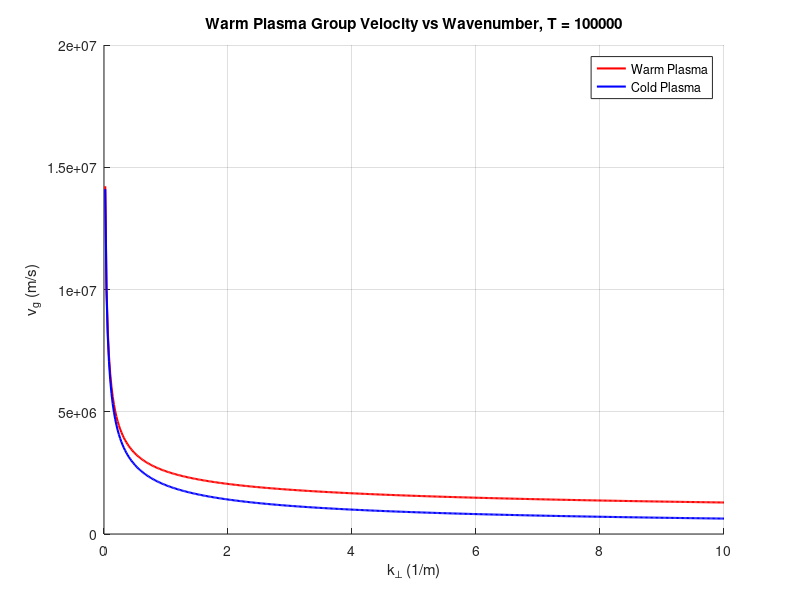
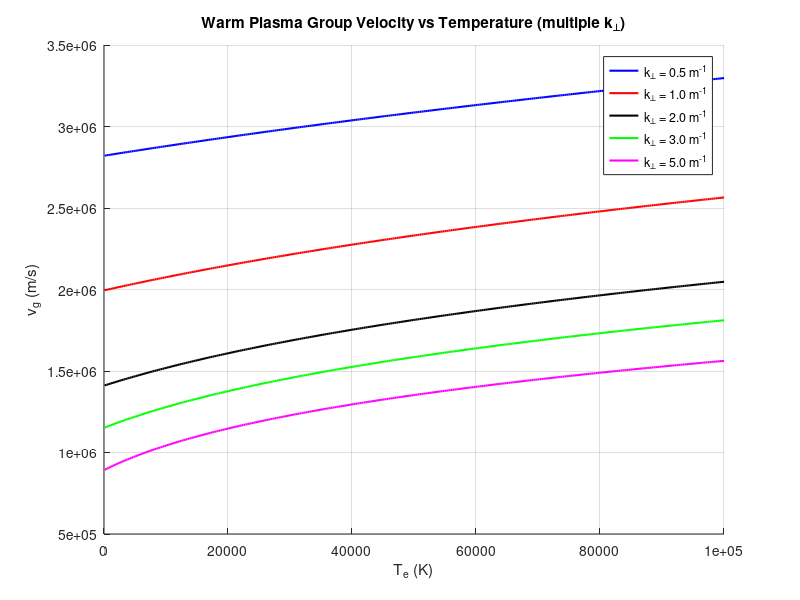
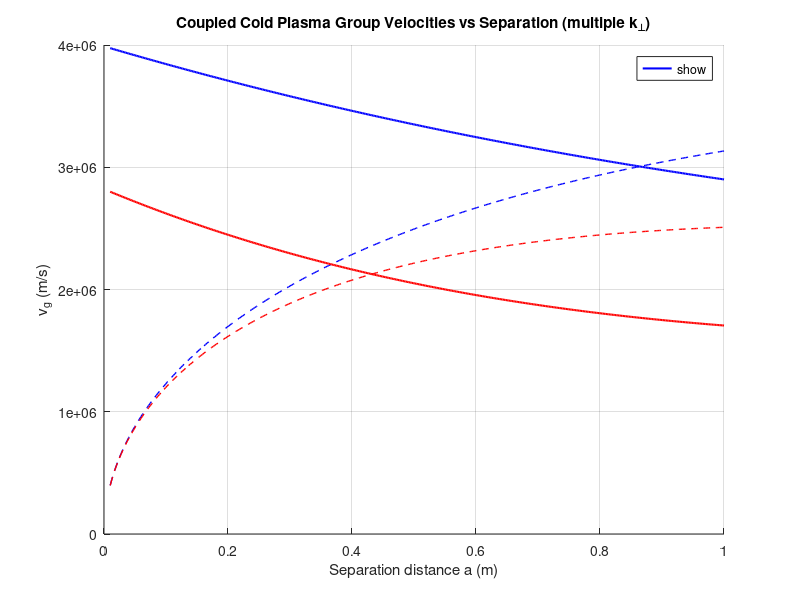
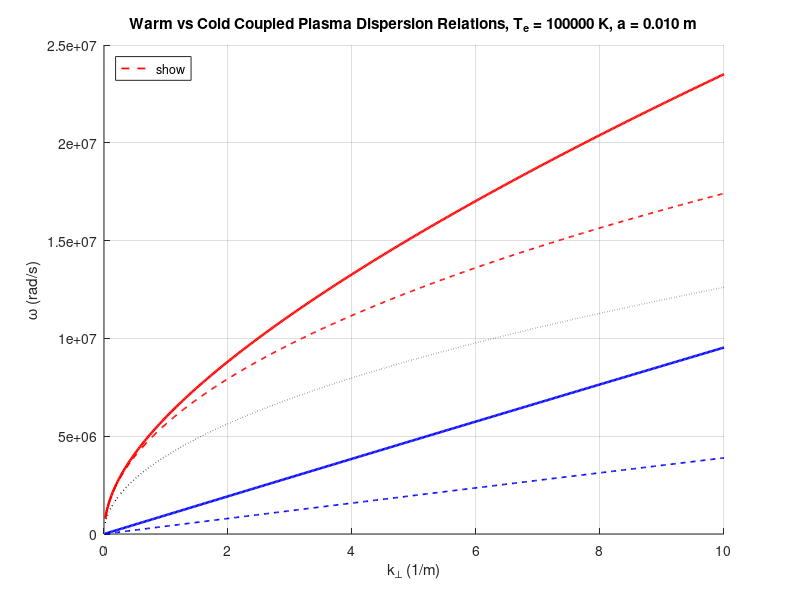

These charts were generated, in order, by the following MATLAB code:
%Michael Kuang
%2D Plasma Oscillations
%Dispersion relations
% -------------------------------------------------------------------------
clear; clc; close all;

%%Constants & Parameters
e    = 1.60217663e-19; %electron charge
m_e  = 9.1093837e-31; %electron mass
eps0 = 8.85419e-12;  %permitivity of free space constant    
k_B  = 1.380649e-23; %boltzmann constant
n_o = 1e10;  %Background number density 
T_e = 100000;  %Electron temperature 
n_1 = 10; %preturbed number densitry 
a = 0.01; %seperation distance of plates in meters
omega_pdep_sq = (n_o * e^2) / (m_e * eps0);


%% Dispersion Relation
%Cold Dispersion Relations 
k_perp   = linspace(0.02, 10, 500);
omega_cold = @(k_perp) sqrt((omega_pdep_sq/2) * k_perp);
omega_cold_coupled_1 = @(k_perp) sqrt(((omega_pdep_sq/2) * k_perp)*(1+exp(-k_perp*a)));
omega_cold_coupled_2 = @(k_perp) sqrt(((omega_pdep_sq/2) * k_perp)*(1-exp(-k_perp*a)));
for i = 1:length(k_perp)
    omega_cold_values(i) = omega_cold(k_perp(i));
    omega_cold_coupled_values_1(i) = omega_cold_coupled_1(k_perp(i));
    omega_cold_coupled_values_2(i) = omega_cold_coupled_2(k_perp(i));
    
end

%Warm Dispersion Relations
A = omega_pdep_sq / 2;   
B = (3 * omega_pdep_sq * k_B * T_e) / (2 * m_e); 
disc = (A .* k_perp).^2 + 4 .* B .* k_perp.^3;  
omega_sq = (A .* k_perp + sqrt(disc)) / 2;         
omega_warm = sqrt(omega_sq);

%% Group Velocity
% --- Figure 3: Group velocity vs wavenumber (warm plasma) ---
d_omega_sq_dk = (A + (A^2 .* k_perp + 6.*B.*k_perp.^2) ./ sqrt(disc)) / 2;
vg_warm = d_omega_sq_dk ./ (2 .* omega_warm);
vg_cold = 0.5 *(sqrt(omega_pdep_sq/2)) .* (1./(sqrt(k_perp)));

figure;
hold on
plot(k_perp, vg_warm, 'r-', 'LineWidth', 1.5);
plot(k_perp, vg_cold, 'b-', 'LineWidth', 1.5);
title('Warm Plasma Group Velocity vs Wavenumber, T = 100000');
xlabel('k_{\perp} (1/m)');
ylabel('v_g (m/s)');
legend('Warm Plasma', 'Cold Plasma');
grid on;
hold off;

% --- Figure 4: Group velocity vs Temperature (multiple k_perp) ---
T_range   = linspace(100, 1e5, 300);
k_array   = [0.5, 1.0, 2.0, 3.0, 5.0];
colors_T  = {'b-','r-','k-','g-','m-'};

figure;
hold on;
for ki = 1:length(k_array)
    k_fixed  = k_array(ki);
    vg_vs_T  = zeros(size(T_range));
    for j = 1:length(T_range)
        B_j        = (3 * omega_pdep_sq * k_B * T_range(j)) / (2 * m_e);
        disc_j     = (A * k_fixed)^2 + 4 * B_j * k_fixed^3;
        omega_j    = sqrt((A * k_fixed + sqrt(disc_j)) / 2);
        d_osq_j    = (A + (A^2 * k_fixed + 6*B_j*k_fixed^2) / sqrt(disc_j)) / 2;
        vg_vs_T(j) = d_osq_j / (2 * omega_j);
    end
    plot(T_range, vg_vs_T, colors_T{ki}, 'LineWidth', 1.5, ...
        'DisplayName', sprintf('k_\\perp = %.1f m^{-1}', k_fixed));
end
title('Warm Plasma Group Velocity vs Temperature (multiple k_{\perp})');
xlabel('T_e (K)');
ylabel('v_g (m/s)');
legend('show');
grid on;
hold off;

% --- Figure 5: Group velocity vs separation distance a (multiple k_perp) ---
a_range   = linspace(0.01, 1, 400);
k_array2  = [0.5, 1.0];
colors_p  = {'b-','r-'};

figure;
hold on;
for ki = 1:length(k_array2)
    k_fixed2 = k_array2(ki);
    vg_mode1 = zeros(size(a_range));
    vg_mode2 = zeros(size(a_range));
    for j = 1:length(a_range)
        a_j          = a_range(j);
        ep           = exp(-k_fixed2 * a_j);
        omega1       = sqrt(A * k_fixed2 * (1 + ep));
        dg1_dk       = A * (1 + ep*(1 - k_fixed2*a_j));
        vg_mode1(j)  = dg1_dk / (2 * omega1);
        omega2       = sqrt(A * k_fixed2 * (1 - ep));
        dg2_dk       = A * (1 + ep*(k_fixed2*a_j - 1));
        vg_mode2(j)  = dg2_dk / (2 * omega2);
    end
    plot(a_range, vg_mode1, colors_p{ki}, 'LineWidth', 1.5, ...
        'DisplayName', sprintf('\\omega_+  k_\\perp = %.1f', k_fixed2));
    plot(a_range, vg_mode2, colors_p{ki}, 'LineWidth', 1.0, 'LineStyle', '--', ...
        'DisplayName', sprintf('\\omega_-  k_\\perp = %.1f', k_fixed2));
end
title('Coupled Cold Plasma Group Velocities vs Separation (multiple k_{\perp})');
xlabel('Separation distance a (m)');
ylabel('v_g (m/s)');
legend('show', 'Location', 'best');
grid on;
hold off;

% -- Figure 6: Warm Coupled Plasmas 
C = (3 * k_B * T_e) / m_e;
omega_warm_coupled_1 = zeros(size(k_perp));
omega_warm_coupled_2 = zeros(size(k_perp));
for i = 1:length(k_perp)
    k = k_perp(i);
    ep = exp(-k * a);

    fac1 = (1 + ep) * omega_pdep_sq * k;
    coeffs1 = [2, -fac1, -fac1 * C * k^2];
    r1 = roots(coeffs1);
    r1 = r1(r1 > 0);
    omega_warm_coupled_1(i) = sqrt(max(r1));

    fac2 = (1 - ep) * omega_pdep_sq * k;
    coeffs2 = [2, -fac2, -fac2 * C * k^2];
    r2 = roots(coeffs2);
    r2 = r2(r2 > 0);
    if ~isempty(r2)
        omega_warm_coupled_2(i) = sqrt(max(r2));
    else
        omega_warm_coupled_2(i) = NaN;
    end
end

figure;
hold on;
plot(k_perp, omega_cold_coupled_values_1, 'r--', 'LineWidth', 1.2, 'DisplayName', 'Cold Coupled \omega_+');
plot(k_perp, omega_cold_coupled_values_2, 'b--', 'LineWidth', 1.2, 'DisplayName', 'Cold Coupled \omega_-');
plot(k_perp, omega_warm_coupled_1,        'r-',  'LineWidth', 1.8, 'DisplayName', 'Warm Coupled \omega_+ (high)');
plot(k_perp, omega_warm_coupled_2,        'b-',  'LineWidth', 1.8, 'DisplayName', 'Warm Coupled \omega_- (low)');
plot(k_perp, omega_cold_values,           'k:',  'LineWidth', 1.0, 'DisplayName', 'Uncoupled Cold Limit');
title(sprintf('Warm vs Cold Coupled Plasma Dispersion Relations, T_e = %.0f K, a = %.3f m', T_e, a));
xlabel('k_{\perp} (1/m)');
ylabel('\omega (rad/s)');
legend('show', 'Location', 'northwest');
grid on;
hold off;

%% Figure 7: Warm Coupled Group Velocities vs Separation Distance
C        = (3 * k_B * T_e) / m_e;
k_array3 = [0.5, 1.0];
colors_w = {'b-','r-'};

figure;
hold on;
for ki = 1:length(k_array3)
    k     = k_array3(ki);
    vg_w1 = zeros(size(a_range));
    vg_w2 = zeros(size(a_range));

    for j = 1:length(a_range)
        a_j = a_range(j);
        ep  = exp(-k * a_j);

        % High-frequency mode (+): fac1 = omega_p^2 * k * (1 + exp(-k*a))
        fac1     = (1 + ep) * omega_pdep_sq * k;
        dfac1_dk = omega_pdep_sq * (1 + ep*(1 - k*a_j));       % d(fac1)/dk
        r1       = roots([2, -fac1, -fac1*C*k^2]);
        r1       = r1(r1 > 0);
        x1       = max(r1);
        omega1   = sqrt(x1);
        dx1_dk   = (dfac1_dk*(x1 + C*k^2) + 2*C*k*fac1) / (4*x1 - fac1);
        vg_w1(j) = dx1_dk / (2 * omega1);

        % Low-frequency mode (-): fac2 = omega_p^2 * k * (1 - exp(-k*a))
        fac2     = (1 - ep) * omega_pdep_sq * k;
        dfac2_dk = omega_pdep_sq * (1 + ep*(k*a_j - 1));       % d(fac2)/dk
        r2       = roots([2, -fac2, -fac2*C*k^2]);
        r2       = r2(r2 > 0);
        if ~isempty(r2)
            x2       = max(r2);
            omega2   = sqrt(x2);
            dx2_dk   = (dfac2_dk*(x2 + C*k^2) + 2*C*k*fac2) / (4*x2 - fac2);
            vg_w2(j) = dx2_dk / (2 * omega2);
        else
            vg_w2(j) = NaN;
        end
    end

    plot(a_range, vg_w1, colors_w{ki}, 'LineWidth', 1.5, ...
        'DisplayName', sprintf('\\omega_+  k_\\perp = %.1f', k));
    plot(a_range, vg_w2, colors_w{ki}, 'LineWidth', 1.0, 'LineStyle', '--', ...
        'DisplayName', sprintf('\\omega_-  k_\\perp = %.1f', k));
end
title(sprintf('Warm Coupled Plasma Group Velocities vs Separation, T_e = %.0f K', T_e));
xlabel('Separation distance a (m)');
ylabel('v_g (m/s)');
legend('show', 'Location', 'best');
grid on;
hold off;

%Fig 1: Dispersion Relations for Cold Plasmas in Coupled modes
figure;
hold on;, 
plot(k_perp, omega_cold_values, "k-", 'LineWidth',1);
plot(k_perp, omega_cold_coupled_values_1, "r-", 'LineWidth',1);
plot(k_perp, omega_cold_coupled_values_2, "b-"','LineWidth',1);
title("Coupled Cold Plasma Dispersion Relations a = 0.01");
xlabel("wavenumber k_{perp} (1/m)");
ylabel("frequecy \omega (rad/s)");
legend('Uncoupled Cold Plasma Limit', 'Coupled Cold Plasma Freq 1', 'Coupled Cold Plasma Freq 2');
hold off

%Fig 2: Dispersion Relations in Warm Plasma vs Cold Plasma UNCOUPLED
figure;
hold on;
plot(k_perp, omega_cold_values, "k-", 'LineWidth',1);
plot(k_perp, omega_warm, "r-", 'LineWidth',1);
title("Temperature Dependent Plasma Dispersion Relations, T = 100000");
xlabel("wavenumber k_{perp} (1/m)");
ylabel("frequecy \omega (rad/s)");
legend('Cold Plasma', 'Warm Plasma');
hold off
